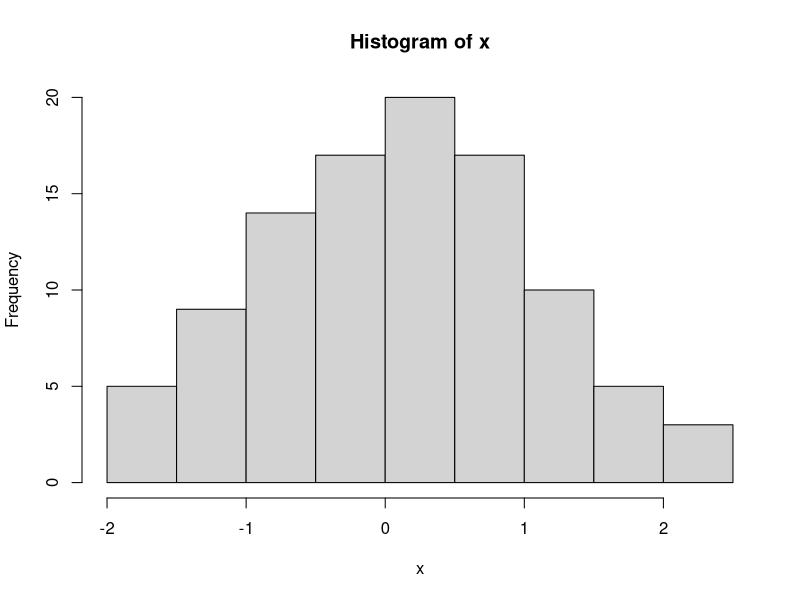
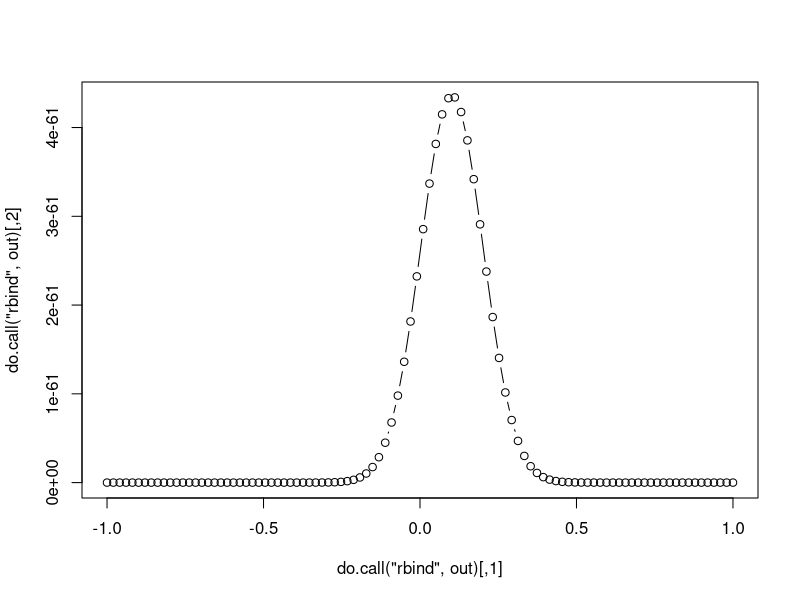

Reproduce these figures in R, in order.
#################################################
##Likelihood exploration
#################################################

##Suppose we just observed x, a bunch of random numbers.
x<-rnorm(100)
##We first want to see what the distribution looks like. We can do this:
hist(x)

##Looks vaguely normalish, no? [Of course, you can see that I'm drawing variates from the normal distribution, so this isn't surprising. Pretend you didn't see that part!]
##So what if we wanted to estimate the mean and var of the normal distribution that may have generated this set of draws.

##How do we do this? The key statistical technique is to consider the likelihood.
##Let's start by writing a function that computes the likelihood for "x" in a normal with unknown mean and var (collectively, "pars").
likelihood<-function(pars,x) { #see the first eqn here, http://mathworld.wolfram.com/NormalDistribution.html
    tmp<-exp(-(x-pars[1])^2/(2*pars[2]))
    tmp/sqrt(2*pars[2]*pi)
}

##To completely evaluate this function, we would need to know x and pars. We only know x (this is the problem of estimation in general: the values in pars are not known to us!).
##With known x, we can think of the likelihood as the "probability" of observing the draws x from a normal distribution with parameters pars.
##That is, we are thinking of the likelihood as a function of pars (x is known).

##Let's think about what we get if the mean is unknown and the SD=1
out<-list()
for (m in seq(-1,1,length.out=100)) {
    like<-rep(NA,length(x))
    for (i in 1:length(x)) {
        like[i]<-likelihood(c(m,1),x[i])
    }
    c(c(m,prod(like)))->out[[as.character(m) ]]
}

plot(do.call("rbind",out),type="b") #this is a likelihood surface where we're seeing the likelihood as a function of the unknown mean
#Q. what do you notice? 

##From a computational perspective, working with the products of small numbers is very unstable. So we instead work with the sum of the logs.
##Why is this ok? First of all, log(xy)=log(x) + log(y)
##Second, log(f(x)) is a monotic transformation of f(x). So if we maximize log(f(x)) funtion, then we've also maximized f(x)
##Below is a function that will do this.
ll<-function(pars,x) {
    likelihood<-function(pars,x) {
        tmp<-exp(-(x-pars[1])^2/(2*pars[2]))
        tmp/sqrt(2*pars[2]*pi)
    }
    like<-rep(NA,length(x))
    for (i in 1:length(x)) {
        like[i]<-likelihood(pars,x[i])
    }
    -1*sum(log(like))
}
optim(par=c(-2,2),ll,x=x)$par #these are the mean and variance estimates produced by maximum likelihood.

#Q. How do our estimates vary in accuracy as a function of the sample size (change 100 to something much bigger and much smaller in the call to "rnorm" at the top)? What does this connect to in your understanding of estimation theory (think standard error)?
